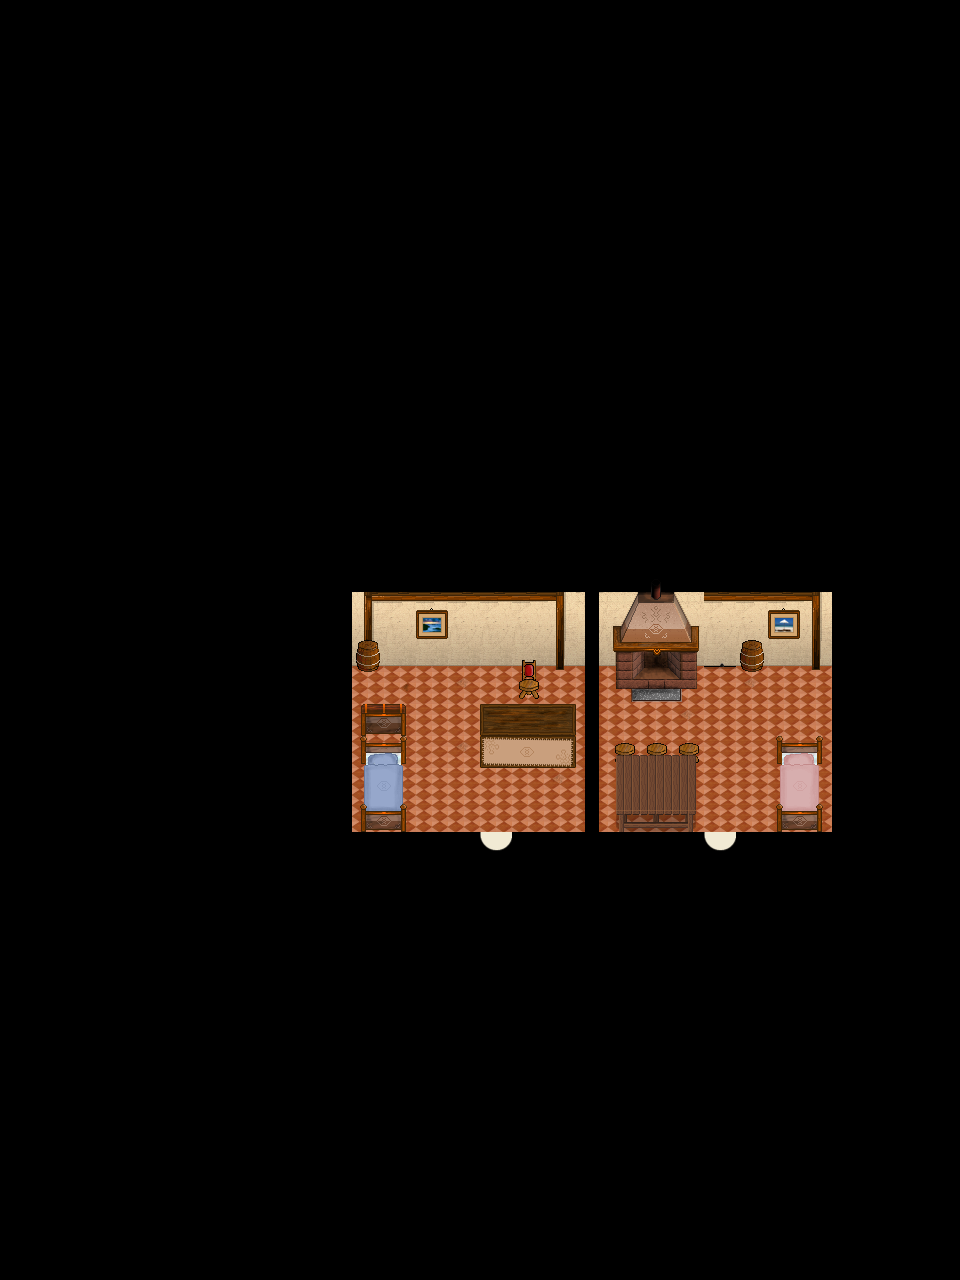

A 2D game scene composited from a Tiled map and its tileset images. What follows is a short description and the map's XML, with each tile layer's data collapsed to a summary:
An orthogonal 30x40 tile map with 32x32 px tiles, 5 tile layers (Ground, Ground, Ground, Fringe, ...), 1 hidden layer not drawn, 6 tilesets and 3 objects (2x WARP, SCRIPT).

<map version="1.0" orientation="orthogonal" width="30" height="40" tilewidth="32" tileheight="32">
 <properties>
  <property name="music" value="inside2.ogg" />
 </properties>
 <tileset firstgid="1" name="collision1_32_32" tilewidth="32" tileheight="32">
  <image source="../graphics/tiles/collision1_32_32.png" width="1024" height="1024" />
 </tileset>
 <tileset firstgid="1025" name="indoor3_32_32" tilewidth="32" tileheight="32">
  <image source="../graphics/tiles/indoor3_32_32.png" width="1024" height="1024" />
 </tileset>
 <tileset firstgid="2049" name="indoor2_32_32" tilewidth="32" tileheight="32">
  <image source="../graphics/tiles/indoor2_32_32.png" width="1024" height="1024" />
 </tileset>
 <tileset firstgid="3073" name="indoor2_32_64" tilewidth="32" tileheight="64">
  <image source="../graphics/tiles/indoor2_32_64.png" width="1024" height="1024" />
 </tileset>
 <tileset firstgid="3585" name="indoor2_32_96" tilewidth="32" tileheight="96">
  <image source="../graphics/tiles/indoor2_32_96.png" width="1024" height="960" />
 </tileset>
 <tileset firstgid="3905" name="desert3_32_32" tilewidth="32" tileheight="32">
  <image source="../graphics/tiles/desert3_32_32.png" width="1024" height="1024" />
 </tileset>
 <layer name="Ground" width="30" height="40">
  <data>[1200 cells, 1200 non-empty, 6 distinct tile ids]</data>
 </layer>
 <layer name="Ground" width="30" height="40">
  <data>[1200 cells, 45 non-empty, 11 distinct tile ids]</data>
 </layer>
 <layer name="Ground" width="30" height="40">
  <data>[1200 cells, 41 non-empty, 38 distinct tile ids]</data>
 </layer>
 <layer name="Fringe" width="30" height="40">
  <data>[1200 cells, 1 non-empty, 1 distinct tile ids]</data>
 </layer>
 <layer name="Over" width="30" height="40">
  <data>[1200 cells, 7 non-empty, 7 distinct tile ids]</data>
 </layer>
 <layer name="Collision" width="30" height="40" visible="0">
  <data>[1200 cells, 1153 non-empty, 1 distinct tile ids]</data>
 </layer>
 <objectgroup name="Object" width="30" height="40">
  <object name="External Map Events" type="SCRIPT" x="0" y="0">
   <properties>
    <property name="FILENAME" value="scripts/maps/iw-desert-fortress-house07-o00-o00-o00.lua" />
   </properties>
  </object>
  <object name="Warp to city" type="WARP" x="480" y="831" width="32" height="32">
   <properties>
    <property name="DEST_MAP" value="ow-p0003-n0004-o0000" />
    <property name="DEST_X" value="3536" />
    <property name="DEST_Y" value="4496" />
   </properties>
  </object>
  <object name="Warp to city" type="WARP" x="703" y="831" width="32" height="32">
   <properties>
    <property name="DEST_MAP" value="ow-p0003-n0004-o0000" />
    <property name="DEST_X" value="3664" />
    <property name="DEST_Y" value="4496" />
   </properties>
  </object>
 </objectgroup>
</map>
